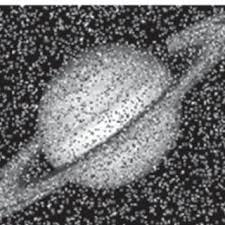
#> input picture 2-2/Signal/Offline on CFT/noisy_image.png, 225 x 225 px
$ python diagnose_task2.py
#> lines starting #> are read from the running program, lines starting #| are printed output that depends on the picture; long printed decimals are rounded

import numpy as np
import matplotlib
matplotlib.use('Agg')
import matplotlib.pyplot as plt
import imageio.v2 as imageio
import os
import sys

# Define expected filtering function to test
def low_pass_filter(real, imag, cutoff):
    rows, cols = real.shape
    cx, cy = rows//2, cols//2
    real_f = real.copy()
    imag_f = imag.copy()
    for i in range(rows):
        for j in range(cols):
            if np.sqrt((i-cx)**2 + (j-cy)**2) > cutoff:
                real_f[i,j] = 0
                imag_f[i,j] = 0
    return real_f, imag_f

def diagnose():
    try:
        if not os.path.exists("noisy_image.png"):
            print("ERROR: noisy_image.png not found")
            return

        # Check Image
        img = imageio.imread("noisy_image.png", mode='F')
#> img: shape (225, 225) float32; min 4.23, max 255, mean 109.2
        print(f"Image Shape: {img.shape}")
#| Image Shape: (225, 225)
        print(f"Image Type: {img.dtype}")
#| Image Type: float32
        print(f"Image Range: {np.min(img)} to {np.max(img)}")
#| Image Range: 4.228 to 255.0

        # Normalize
        img = img / np.max(img)

        # Downsample for quick CFT check if large
        if img.shape[0] > 64:
            print("Image is large, taking center 32x32 for quick check...")
            # Use center crop
            cy, cx = img.shape[0]//2, img.shape[1]//2
#> cy = 112; cx = 112
            img_small = img[cy-16:cy+16, cx-16:cx+16]
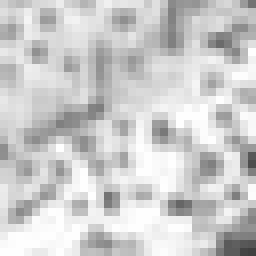
#> img_small: shape (32, 32) float32 (shown 8 times larger); min 0.255, max 0.999, mean 0.805
        else:
            img_small = img

        rows, cols = img_small.shape
#> rows = 32; cols = 32
        x = np.linspace(-1, 1, cols)
#> x = 32 values from -1 to 1
        y = np.linspace(-1, 1, rows)
#> y = 32 values from -1 to 1
        u = np.linspace(-cols//2, cols//2, cols)
#> u = 32 values from -16 to 16
        v = np.linspace(-rows//2, rows//2, rows)
#> v = 32 values from -16 to 16

        # CFT Step 1 (Horiz)
        G_real = np.zeros((rows, len(u)))
        G_imag = np.zeros((rows, len(u)))

        for r in range(rows):
            signal_row = img_small[r, :]
            for i, u_val in enumerate(u):
                angle = 2 * np.pi * u_val * x
                re_part = signal_row * np.cos(angle)
                im_part = signal_row * -np.sin(angle)
                G_real[r, i] = np.trapezoid(re_part, x)
                G_imag[r, i] = np.trapezoid(im_part, x)
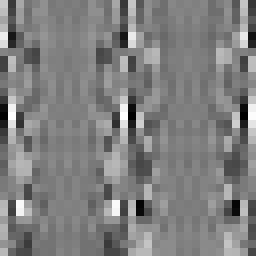
#> G_imag: shape (32, 32) float64 (shown 8 times larger); min -0.142, max 0.142, mean -1.42e-17; drawn with min black and max white
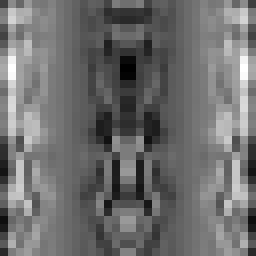
#> G_real: shape (32, 32) float64 (shown 8 times larger); min -0.128, max 0.177, mean 0.00338; drawn with min black and max white

        # CFT Step 2 (Vert)
        F_real = np.zeros((len(v), len(u)))
        F_imag = np.zeros((len(v), len(u)))

        for c in range(len(u)):
            col_real = G_real[:, c]
            col_imag = G_imag[:, c]
            for j, v_val in enumerate(v):
                angle = 2 * np.pi * v_val * y
                cos_v = np.cos(angle)
                sin_v = np.sin(angle)
                re_integrand = col_real * cos_v + col_imag * sin_v
                im_integrand = col_imag * cos_v - col_real * sin_v
                F_real[j, c] = np.trapezoid(re_integrand, y)
                F_imag[j, c] = np.trapezoid(im_integrand, y)
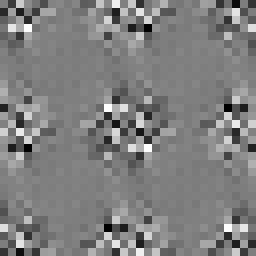
#> F_real: shape (32, 32) float64 (shown 8 times larger); min -0.043, max 0.043, mean -3.29e-05; drawn with min black and max white

        mag = np.sqrt(F_real**2 + F_imag**2)
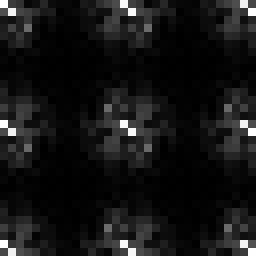
#> mag: shape (32, 32) float64 (shown 8 times larger); min 0.000142, max 0.131, mean 0.0113; drawn with min black and max white
        print(f"Spectrum Max: {np.max(mag)}")
#| Spectrum Max: 0.1308
        print(f"Spectrum Mean: {np.mean(mag)}")
#| Spectrum Mean: 0.01127
        print(f"Spectrum Center (DC): {mag[rows//2, cols//2]}")
#| Spectrum Center (DC): 0.1274

        # Save Spectrum plot
        plt.figure()
        plt.imshow(np.log1p(mag), cmap='inferno')
        plt.title("Diagnostic Spectrum")
        plt.savefig("diagnostic_spectrum.png")
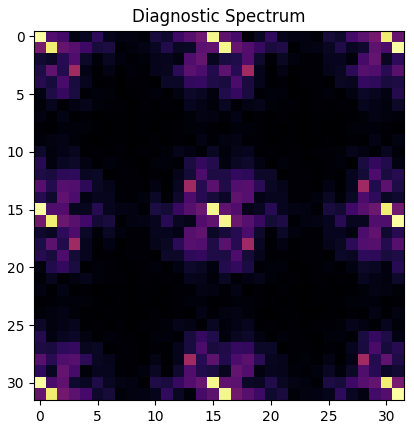
#> figure drawn by matplotlib, 1 panel
        print("Saved diagnostic_spectrum.png")

        # Test Filter
        cutoff = 10 # Small cutoff for 32x32
        fr, fi = low_pass_filter(F_real, F_imag, cutoff)
#> after the loop in low_pass_filter, `for i in range(rows):`:
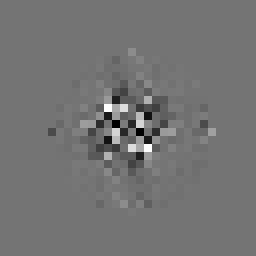
#> real_f: shape (32, 32) float64 (shown 8 times larger); min -0.0359, max 0.043, mean -0.000164; drawn with min black and max white

        # Inverse Check (Rough)
        # Just check if it produces something non-zero
        print("Inverse check skipped for brevity, assuming standard logic works if spectrum is valid.")

    except Exception as e:
        print(f"Exception: {e}")
        import traceback
        traceback.print_exc()

if __name__ == "__main__":
    diagnose()
